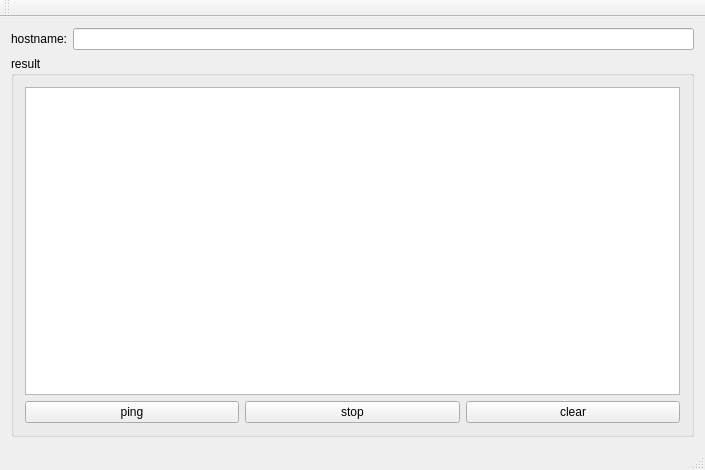
<?xml version="1.0" encoding="UTF-8"?>
<ui version="4.0">
 <class>MainWindow</class>
 <widget class="QMainWindow" name="MainWindow">
  <property name="geometry">
   <rect>
    <x>0</x>
    <y>0</y>
    <width>705</width>
    <height>470</height>
   </rect>
  </property>
  <property name="windowTitle">
   <string>MainWindow</string>
  </property>
  <widget class="QWidget" name="centralWidget">
   <layout class="QHBoxLayout" name="horizontalLayout">
    <item>
     <layout class="QGridLayout" name="gridLayout">
      <item row="0" column="0">
       <widget class="QLabel" name="label">
        <property name="text">
         <string>hostname:</string>
        </property>
       </widget>
      </item>
      <item row="1" column="0" colspan="2">
       <widget class="QGroupBox" name="groupBox">
        <property name="sizePolicy">
         <sizepolicy hsizetype="Expanding" vsizetype="Expanding">
          <horstretch>0</horstretch>
          <verstretch>0</verstretch>
         </sizepolicy>
        </property>
        <property name="title">
         <string>result</string>
        </property>
        <layout class="QHBoxLayout" name="horizontalLayout_2">
         <item>
          <layout class="QGridLayout" name="gridLayout_2">
           <item row="0" column="0" colspan="3">
            <widget class="QTextEdit" name="result"/>
           </item>
           <item row="1" column="2">
            <widget class="QPushButton" name="clear">
             <property name="sizePolicy">
              <sizepolicy hsizetype="Expanding" vsizetype="Preferred">
               <horstretch>0</horstretch>
               <verstretch>0</verstretch>
              </sizepolicy>
             </property>
             <property name="text">
              <string>clear</string>
             </property>
            </widget>
           </item>
           <item row="1" column="1">
            <widget class="QPushButton" name="stop">
             <property name="sizePolicy">
              <sizepolicy hsizetype="Expanding" vsizetype="Preferred">
               <horstretch>0</horstretch>
               <verstretch>0</verstretch>
              </sizepolicy>
             </property>
             <property name="text">
              <string>stop</string>
             </property>
            </widget>
           </item>
           <item row="1" column="0">
            <widget class="QPushButton" name="ping">
             <property name="sizePolicy">
              <sizepolicy hsizetype="Expanding" vsizetype="Preferred">
               <horstretch>0</horstretch>
               <verstretch>0</verstretch>
              </sizepolicy>
             </property>
             <property name="text">
              <string>ping</string>
             </property>
            </widget>
           </item>
          </layout>
         </item>
        </layout>
       </widget>
      </item>
      <item row="0" column="1">
       <widget class="QLineEdit" name="hostname">
        <property name="sizePolicy">
         <sizepolicy hsizetype="Expanding" vsizetype="Fixed">
          <horstretch>0</horstretch>
          <verstretch>0</verstretch>
         </sizepolicy>
        </property>
       </widget>
      </item>
     </layout>
    </item>
   </layout>
  </widget>
  <widget class="QMenuBar" name="menuBar">
   <property name="geometry">
    <rect>
     <x>0</x>
     <y>0</y>
     <width>705</width>
     <height>25</height>
    </rect>
   </property>
  </widget>
  <widget class="QToolBar" name="mainToolBar">
   <attribute name="toolBarArea">
    <enum>TopToolBarArea</enum>
   </attribute>
   <attribute name="toolBarBreak">
    <bool>false</bool>
   </attribute>
  </widget>
  <widget class="QStatusBar" name="statusBar"/>
 </widget>
 <layoutdefault spacing="6" margin="11"/>
 <resources/>
 <connections/>
</ui>
